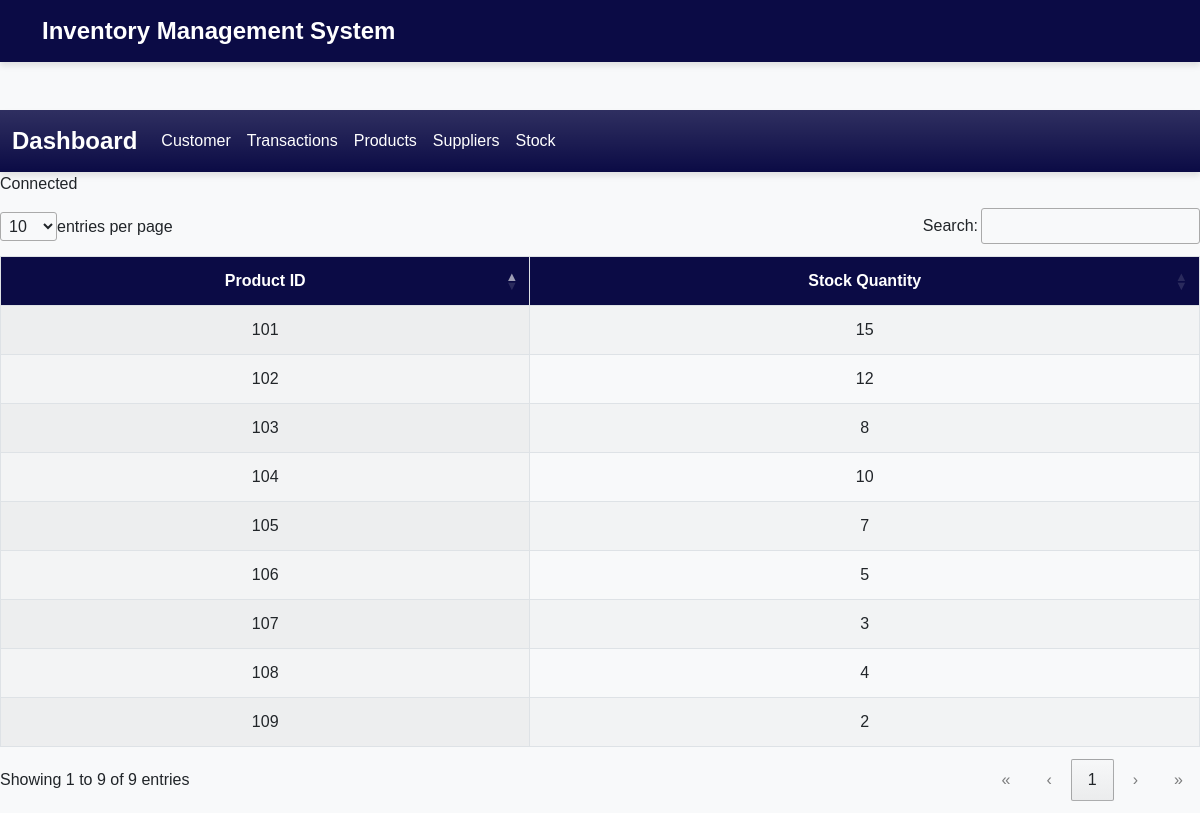
The page /stock.php on the database its author committed.
### tables this page shows
CREATE TABLE `stock_table` (
  `product_id` int PRIMARY KEY AUTO_INCREMENT,
  `stock_quantity` int
);

### stock.php (the view, shortened to what this page needs)
<?php
include "header.php";
include "navbar.php";
$host = 'localhost';
$username =  'root';
$password = '';
$database = 'new-ims';
$conn = '';
try{
  $conn = new mysqli($host, $username, $password, $database);
}catch(mysqli_sql_exception){
  echo"Could not connect to the database";
}
if ($conn){
  echo "Connected";
}
?>
<table id="myTable" class="display">
        <thead>
            <tr>
                <th>Product ID</th>
                <th>Stock Quantity</th>
            </tr>
        </thead>
        <tbody>
<?php
    $query = "SELECT product_id, stock_quantity FROM stock_table";
    $result = $conn->query($query);
    if($result->num_rows > 0 ){
      while($row = $result->fetch_assoc()){
        echo "<tr>";
        echo "<td>" .  htmlspecialchars($row['product_id']). "</td>";
        echo "<td>" .  htmlspecialchars($row['stock_quantity']). "</td>";
      }
    }else {
      echo "<tr> <td colspan = '6'>No data found </td> </tr>";
    }
?>
        </tbody>
    </table>
<?php include "footer.php"; ?>

### header.php (style rules this page uses)
body { background-color: #f8f9fa; font-family: 'Poppins', sans-serif; }
#myTable { width: 100%; border-collapse: collapse; font-family: 'Poppins', sans-serif; }
#myTable thead { background-color: #0B0B45; color: white; }
#myTable th, #myTable td { padding: 12px 15px; border: 1px solid #dee2e6; text-align: center; }

### rows shown on the page
stock_table: product_id "101", stock_quantity "15"
stock_table: product_id "102", stock_quantity "12"
stock_table: product_id "103", stock_quantity "8"
stock_table: product_id "104", stock_quantity "10"
stock_table: product_id "105", stock_quantity "7"
stock_table: product_id "106", stock_quantity "5"
stock_table: product_id "107", stock_quantity "3"
stock_table: product_id "108", stock_quantity "4"
stock_table: product_id "109", stock_quantity "2"
